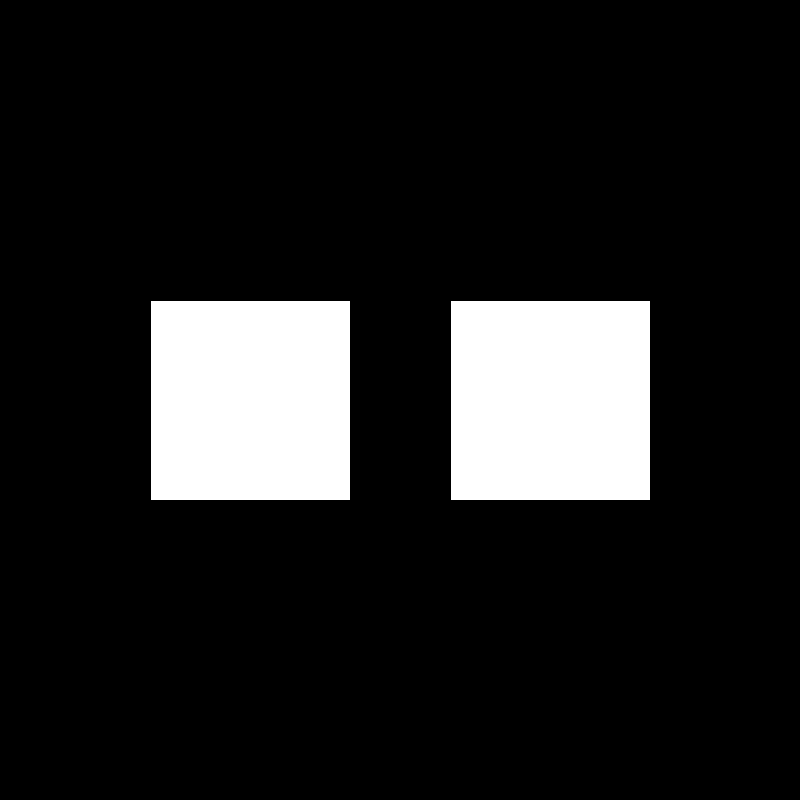
Frame 1 (no input)
Frame 60 (the mouse pressed at the canvas centre just before this capture): identical to frame 1, image omitted
Frame 120 (the mouse held since frame 60 and released just before this capture): identical to frame 1, image omitted

The Processing sketch that drew this single still picture (run headless with seeded random() and noise(); from frame 60 on, the mouse is pressed at the canvas centre):

// Processing sketch: Interchangable_colours_squares
// ── Interchangable_colours_squares.pde
boolean powerOn = false;

void setup(){
  size(800,800);
  background(0);
  rect(150,300,200,200);
  rect(450,300,200,200);
}

void draw(){
}

void mousePressed(){
  if(mousePressed){
    if(powerOn == true){
    fill(0, 128, 0);
    rect(450,300,200,200);
    fill(92, 16, 16);
    rect(150,300,200,200);
    powerOn = false;
    } else
    if(powerOn == false){
      fill(0, 128, 0);
    rect(150,300,200,200);
    fill(92, 16, 16);
    rect(450,300,200,200);
    powerOn = true;
    }
  }
}
    
